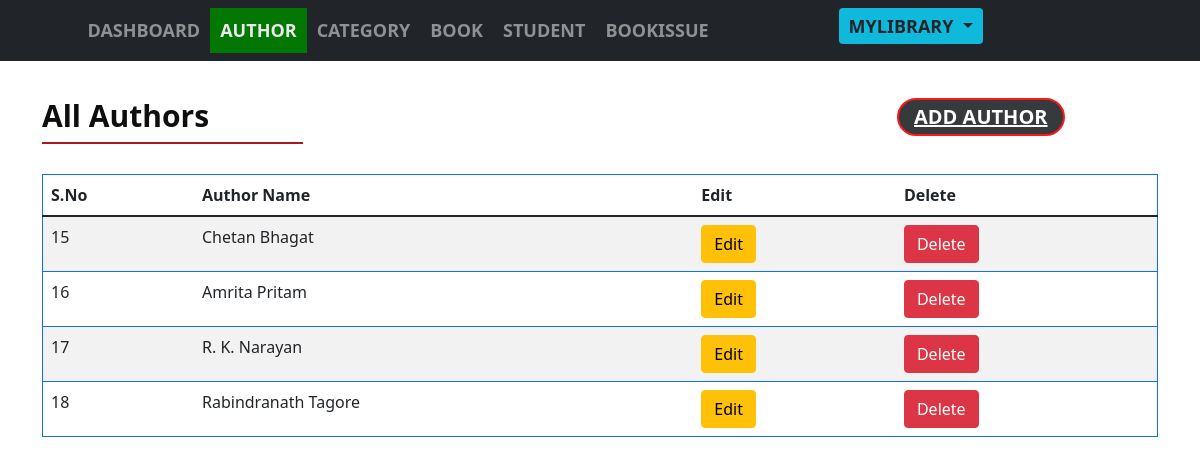
Screenshot of /author.php with the database file from the repository.
### tables this page shows
CREATE TABLE `author` (
  `author_id` int(11) NOT NULL,
  `author_name` varchar(50) NOT NULL
);

### author.php (the view, shortened to what this page needs)
<?php
include "db.php";
include "header1.php";
?>
<div id="admin-content">
<div class="container">
  <div class="row">
     <div class="col-md-3">
       <h2 class="admin-heading">All Authors</h2>
     </div>
     <div class="offset-md-6 col-md-3">
        <a class="add-new badge rounded-pill bg-dark text-white" href="add-author.php">Add Author</a>
         </div>
   </div>
   <div class="row">
     <div class="col-md-12">
        <table class="table table-striped border border-primary rounded-2">
          <thead>
            <th>S.No</th>
            <th>Author Name</th>
            <th>Edit</th>
            <th>Delete</th>
          </thead>
         <tbody>
    <?php
     $query = "SELECT * FROM author";
     $run = mysqli_query($conn,$query);
     if(mysqli_num_rows($run) > 0)
     {
       while($row = mysqli_fetch_assoc($run))
       { ?>
         <tr>
            <td><?php echo $row['author_id']; ?></td>
            <td><?php echo $row['author_name']; ?></td>
              <td>
              <a class="btn btn-warning" href="edit-author.php?upd=<?php echo $row['author_id']; ?>">Edit</a>
              </td>
              <td>
                <a class="btn btn-danger" href="<?php $_SERVER['PHP_SELF']; ?>?del=<?php echo $row['author_id']; ?>">Delete</a>
              </td>
            </tr>
      <?php
       }
     }
    ?>
          </tbody>
        </table>
     </div>
   </div>
</div>
</div>

### header1.css (style rules this page uses)
#admin-content { min-height: 80vh; padding: 20px 0 40px; }
#admin-content { min-height: 80vh; padding: 50px 0 40px; }
#admin-content .admin-heading { color: #0E0E0E; font-size: 30px; font-weight: 600; margin: 0 0 40px; position: relative; }
#admin-content .admin-heading:after { content : ""; background: #A00000; width: 100%; height: 2px; opacity: 0.9; position: absolute; left: 0; bottom: -10px; }
#admin-content .add-new { font-size: 20px; font-weight: 600; text-align: center; text-transform: uppercase; border: 2px solid red; padding: 7px 15px; opacity: 0.9; transition: all 0.3s; }
body { padding-top: 3rem; padding-bottom: 3rem; color: #5a5a5a; }

### rows the page displays
author: author_id "15", author_name "Chetan Bhagat"
author: author_id "16", author_name "Amrita Pritam"
author: author_id "17", author_name "R. K. Narayan"
author: author_id "18", author_name "Rabindranath Tagore"
